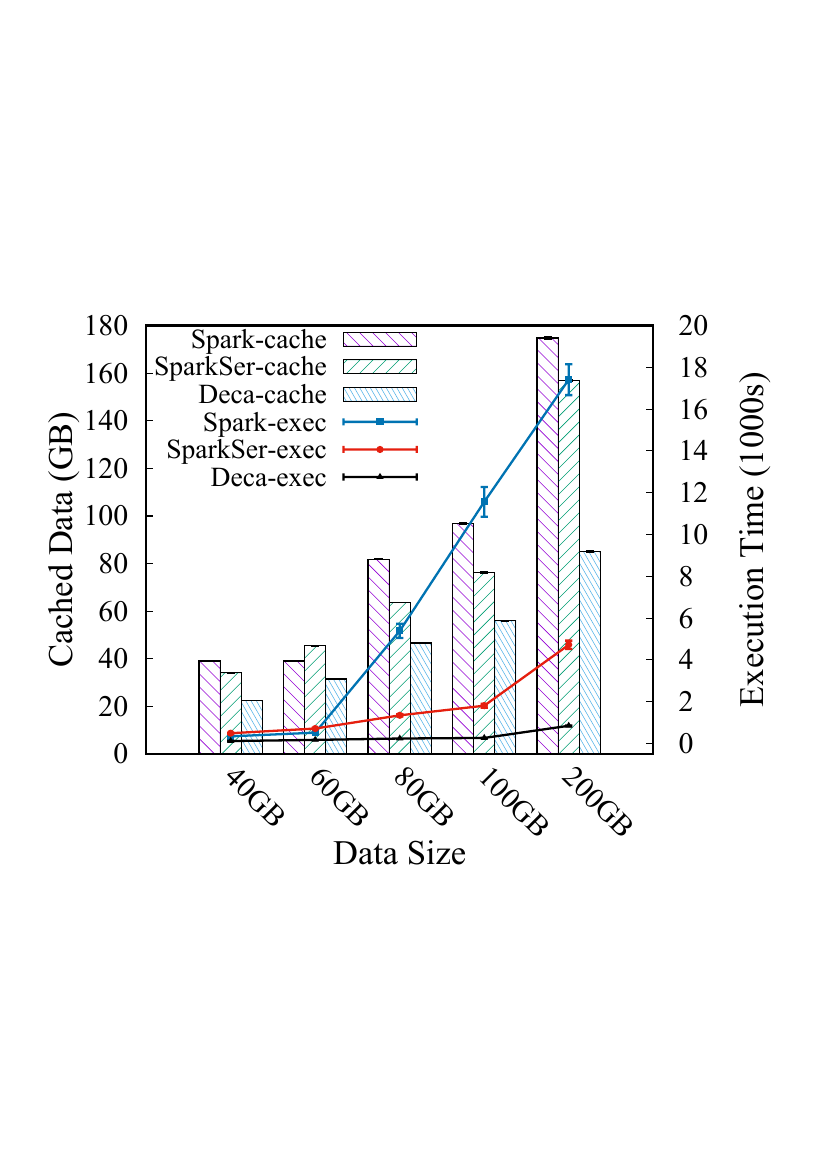

The gnuplot source for this figure:
set terminal push
set terminal postscript eps solid color linewidth 2 "TimesNewRomanPSMT" 26
set output 'kmeans-errbar.eps'
set datafile separator ","
set style data histogram
set style histogram errorbars gap 1
set style fill solid 0.4 border
set style fill pattern 4 border -1

set xtics nomirror
set xlabel "Data Size" font ",30" offset 0,0.3
set xtics rotate by -45
set ytics nomirror
set ylabel "Cached Data (GB)" font ",30" offset 1.9,0
set yrange [0 : 180 ]
set ytics 0,20,180

set y2tics nomirror
set y2label "Execution Time (1000s)" font ",30" offset -1.5,0
set y2range [-0.5:20]
set y2tics 0,2,20

set key left font ",24" at -1.6,180

plot 'kmeans-cache-errbar.dat' using 2:3:xticlabels(1) title columnheader(2), \
     '' using 4:5:xticlabels(1) title columnheader(4),\
	 ''using 6:7:xticlabels(1) title columnheader(6),\
	 'kmeans-time-errbar.dat' using 1:($3/1000.0):4:x2ticlabels(2) w yerrorlines pt 7 ps 0 lw 2 lc 6 axis x1y2 title columnheader(3), \
	 '' using 1:($5/1000.0):6:x2ticlabels(2) w yerrorlines pt 7 ps 0 lw 2 lc 7 axis x1y2 title columnheader(5),\
	 '' using 1:($7/1000.0):8:x2ticlabels(2) w yerrorlines pt 7 ps 0 lw 2 lc 8 axis x1y2 title columnheader(7)

set output
#set terminal wxt
set terminal pop
